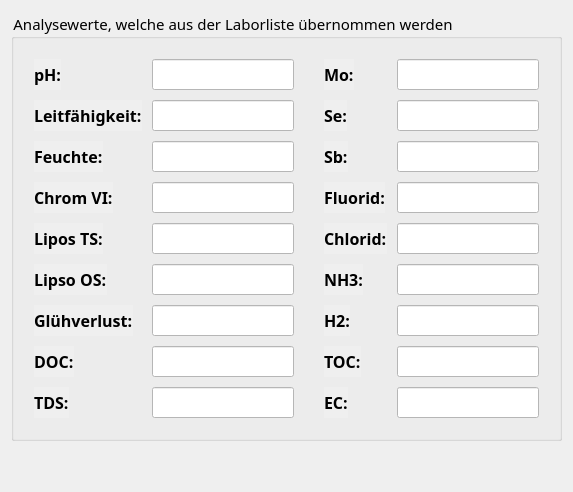
          <widget class="QWidget" name="analysis">
           <layout class="QVBoxLayout" name="verticalLayout_10">
            <item>
             <widget class="QGroupBox" name="horizontalGroupBox_6">
              <property name="font">
               <font>
                <family>Californian FB</family>
                <pointsize>11</pointsize>
               </font>
              </property>
              <property name="styleSheet">
               <string notr="true">background-color: rgb(239, 239, 239);</string>
              </property>
              <property name="title">
               <string>Analysewerte, welche aus der Laborliste übernommen werden</string>
              </property>
              <layout class="QHBoxLayout" name="horizontalLayout_11">
               <property name="spacing">
                <number>10</number>
               </property>
               <property name="leftMargin">
                <number>10</number>
               </property>
               <property name="topMargin">
                <number>10</number>
               </property>
               <property name="rightMargin">
                <number>10</number>
               </property>
               <property name="bottomMargin">
                <number>10</number>
               </property>
               <item>
                <layout class="QFormLayout" name="formLayout_4">
                 <property name="horizontalSpacing">
                  <number>10</number>
                 </property>
                 <property name="verticalSpacing">
                  <number>10</number>
                 </property>
                 <property name="leftMargin">
                  <number>10</number>
                 </property>
                 <property name="topMargin">
                  <number>10</number>
                 </property>
                 <property name="rightMargin">
                  <number>10</number>
                 </property>
                 <property name="bottomMargin">
                  <number>10</number>
                 </property>
                 <item row="0" column="0">
                  <widget class="QLabel" name="label_26">
                   <property name="font">
                    <font>
                     <family>Californian FB</family>
                     <pointsize>12</pointsize>
                     <weight>75</weight>
                     <bold>true</bold>
                    </font>
                   </property>
                   <property name="text">
                    <string>pH:</string>
                   </property>
                  </widget>
                 </item>
                 <item row="1" column="0">
                  <widget class="QLabel" name="label_27">
                   <property name="font">
                    <font>
                     <family>Californian FB</family>
                     <pointsize>12</pointsize>
                     <weight>75</weight>
                     <bold>true</bold>
                    </font>
                   </property>
                   <property name="text">
                    <string>Leitfähigkeit:</string>
                   </property>
                  </widget>
                 </item>
                 <item row="2" column="0">
                  <widget class="QLabel" name="label_28">
                   <property name="font">
                    <font>
                     <family>Californian FB</family>
                     <pointsize>12</pointsize>
                     <weight>75</weight>
                     <bold>true</bold>
                    </font>
                   </property>
                   <property name="text">
                    <string>Feuchte:</string>
                   </property>
                  </widget>
                 </item>
                 <item row="3" column="0">
                  <widget class="QLabel" name="label_29">
                   <property name="font">
                    <font>
                     <family>Californian FB</family>
                     <pointsize>12</pointsize>
                     <weight>75</weight>
                     <bold>true</bold>
                    </font>
                   </property>
                   <property name="text">
                    <string>Chrom VI:</string>
                   </property>
                  </widget>
                 </item>
                 <item row="4" column="0">
                  <widget class="QLabel" name="label_30">
                   <property name="font">
                    <font>
                     <family>Californian FB</family>
                     <pointsize>12</pointsize>
                     <weight>75</weight>
                     <bold>true</bold>
                    </font>
                   </property>
                   <property name="text">
                    <string>Lipos TS:</string>
                   </property>
                  </widget>
                 </item>
                 <item row="5" column="0">
                  <widget class="QLabel" name="label_31">
                   <property name="font">
                    <font>
                     <family>Californian FB</family>
                     <pointsize>12</pointsize>
                     <weight>75</weight>
                     <bold>true</bold>
                    </font>
                   </property>
                   <property name="text">
                    <string>Lipso OS:</string>
                   </property>
                  </widget>
                 </item>
                 <item row="6" column="0">
                  <widget class="QLabel" name="label_32">
                   <property name="font">
                    <font>
                     <family>Californian FB</family>
                     <pointsize>12</pointsize>
                     <weight>75</weight>
                     <bold>true</bold>
                    </font>
                   </property>
                   <property name="text">
                    <string>Glühverlust:</string>
                   </property>
                  </widget>
                 </item>
                 <item row="7" column="0">
                  <widget class="QLabel" name="label_33">
                   <property name="font">
                    <font>
                     <family>Californian FB</family>
                     <pointsize>12</pointsize>
                     <weight>75</weight>
                     <bold>true</bold>
                    </font>
                   </property>
                   <property name="text">
                    <string>DOC:</string>
                   </property>
                  </widget>
                 </item>
                 <item row="8" column="0">
                  <widget class="QLabel" name="label_34">
                   <property name="font">
                    <font>
                     <family>Californian FB</family>
                     <pointsize>12</pointsize>
                     <weight>75</weight>
                     <bold>true</bold>
                    </font>
                   </property>
                   <property name="text">
                    <string>TDS:</string>
                   </property>
                  </widget>
                 </item>
                 <item row="0" column="1">
                  <widget class="QLineEdit" name="lineEdit_14">
                   <property name="font">
                    <font>
                     <family>Californian FB</family>
                     <pointsize>12</pointsize>
                    </font>
                   </property>
                   <property name="styleSheet">
                    <string notr="true">background-color: rgb(255, 255, 255);</string>
                   </property>
                  </widget>
                 </item>
                 <item row="1" column="1">
                  <widget class="QLineEdit" name="lineEdit_15">
                   <property name="font">
                    <font>
                     <family>Californian FB</family>
                     <pointsize>12</pointsize>
                    </font>
                   </property>
                   <property name="styleSheet">
                    <string notr="true">background-color: rgb(255, 255, 255);</string>
                   </property>
                  </widget>
                 </item>
                 <item row="2" column="1">
                  <widget class="QLineEdit" name="lineEdit_16">
                   <property name="font">
                    <font>
                     <family>Californian FB</family>
                     <pointsize>12</pointsize>
                    </font>
                   </property>
                   <property name="styleSheet">
                    <string notr="true">background-color: rgb(255, 255, 255);</string>
                   </property>
                  </widget>
                 </item>
                 <item row="3" column="1">
                  <widget class="QLineEdit" name="lineEdit_17">
                   <property name="font">
                    <font>
                     <family>Californian FB</family>
                     <pointsize>12</pointsize>
                    </font>
                   </property>
                   <property name="styleSheet">
                    <string notr="true">background-color: rgb(255, 255, 255);</string>
                   </property>
                  </widget>
                 </item>
                 <item row="4" column="1">
                  <widget class="QLineEdit" name="lineEdit_18">
                   <property name="font">
                    <font>
                     <family>Californian FB</family>
                     <pointsize>12</pointsize>
                    </font>
                   </property>
                   <property name="styleSheet">
                    <string notr="true">background-color: rgb(255, 255, 255);</string>
                   </property>
                  </widget>
                 </item>
                 <item row="5" column="1">
                  <widget class="QLineEdit" name="lineEdit_19">
                   <property name="font">
                    <font>
                     <family>Californian FB</family>
                     <pointsize>12</pointsize>
                    </font>
                   </property>
                   <property name="styleSheet">
                    <string notr="true">background-color: rgb(255, 255, 255);</string>
                   </property>
                  </widget>
                 </item>
                 <item row="6" column="1">
                  <widget class="QLineEdit" name="lineEdit_20">
                   <property name="font">
                    <font>
                     <family>Californian FB</family>
                     <pointsize>12</pointsize>
                    </font>
                   </property>
                   <property name="styleSheet">
                    <string notr="true">background-color: rgb(255, 255, 255);</string>
                   </property>
                  </widget>
                 </item>
                 <item row="7" column="1">
                  <widget class="QLineEdit" name="lineEdit_21">
                   <property name="font">
                    <font>
                     <family>Californian FB</family>
                     <pointsize>12</pointsize>
                    </font>
                   </property>
                   <property name="styleSheet">
                    <string notr="true">background-color: rgb(255, 255, 255);</string>
                   </property>
                  </widget>
                 </item>
                 <item row="8" column="1">
                  <widget class="QLineEdit" name="lineEdit_22">
                   <property name="font">
                    <font>
                     <family>Californian FB</family>
                     <pointsize>12</pointsize>
                    </font>
                   </property>
                   <property name="styleSheet">
                    <string notr="true">background-color: rgb(255, 255, 255);</string>
                   </property>
                  </widget>
                 </item>
                </layout>
               </item>
               <item>
                <layout class="QFormLayout" name="formLayout_5">
                 <property name="horizontalSpacing">
                  <number>10</number>
                 </property>
                 <property name="verticalSpacing">
                  <number>10</number>
                 </property>
                 <property name="leftMargin">
                  <number>10</number>
                 </property>
                 <property name="topMargin">
                  <number>10</number>
                 </property>
                 <property name="rightMargin">
                  <number>10</number>
                 </property>
                 <property name="bottomMargin">
                  <number>10</number>
                 </property>
                 <item row="0" column="0">
                  <widget class="QLabel" name="label_35">
                   <property name="font">
                    <font>
                     <family>Californian FB</family>
                     <pointsize>12</pointsize>
                     <weight>75</weight>
                     <bold>true</bold>
                    </font>
                   </property>
                   <property name="text">
                    <string>Mo:</string>
                   </property>
                  </widget>
                 </item>
                 <item row="1" column="0">
                  <widget class="QLabel" name="label_36">
                   <property name="font">
                    <font>
                     <family>Californian FB</family>
                     <pointsize>12</pointsize>
                     <weight>75</weight>
                     <bold>true</bold>
                    </font>
                   </property>
                   <property name="text">
                    <string>Se:</string>
                   </property>
                  </widget>
                 </item>
                 <item row="2" column="0">
                  <widget class="QLabel" name="label_37">
                   <property name="font">
                    <font>
                     <family>Californian FB</family>
                     <pointsize>12</pointsize>
                     <weight>75</weight>
                     <bold>true</bold>
                    </font>
                   </property>
                   <property name="text">
                    <string>Sb:</string>
                   </property>
                  </widget>
                 </item>
                 <item row="3" column="0">
                  <widget class="QLabel" name="label_38">
                   <property name="font">
                    <font>
                     <family>Californian FB</family>
                     <pointsize>12</pointsize>
                     <weight>75</weight>
                     <bold>true</bold>
                    </font>
                   </property>
                   <property name="text">
                    <string>Fluorid:</string>
                   </property>
                  </widget>
                 </item>
                 <item row="4" column="0">
                  <widget class="QLabel" name="label_39">
                   <property name="font">
                    <font>
                     <family>Californian FB</family>
                     <pointsize>12</pointsize>
                     <weight>75</weight>
                     <bold>true</bold>
                    </font>
                   </property>
                   <property name="text">
                    <string>Chlorid:</string>
                   </property>
                  </widget>
                 </item>
                 <item row="5" column="0">
                  <widget class="QLabel" name="label_40">
                   <property name="font">
                    <font>
                     <family>Californian FB</family>
                     <pointsize>12</pointsize>
                     <weight>75</weight>
                     <bold>true</bold>
                    </font>
                   </property>
                   <property name="text">
                    <string>NH3:</string>
                   </property>
                  </widget>
                 </item>
                 <item row="6" column="0">
                  <widget class="QLabel" name="label_41">
                   <property name="font">
                    <font>
                     <family>Californian FB</family>
                     <pointsize>12</pointsize>
                     <weight>75</weight>
                     <bold>true</bold>
                    </font>
                   </property>
                   <property name="text">
                    <string>H2:</string>
                   </property>
                  </widget>
                 </item>
                 <item row="7" column="0">
                  <widget class="QLabel" name="label_42">
                   <property name="font">
                    <font>
                     <family>Californian FB</family>
                     <pointsize>12</pointsize>
                     <weight>75</weight>
                     <bold>true</bold>
                    </font>
                   </property>
                   <property name="text">
                    <string>TOC:</string>
                   </property>
                  </widget>
                 </item>
                 <item row="8" column="0">
                  <widget class="QLabel" name="label_43">
                   <property name="font">
                    <font>
                     <family>Californian FB</family>
                     <pointsize>12</pointsize>
                     <weight>75</weight>
                     <bold>true</bold>
                    </font>
                   </property>
                   <property name="text">
                    <string>EC:</string>
                   </property>
                  </widget>
                 </item>
                 <item row="0" column="1">
                  <widget class="QLineEdit" name="lineEdit_23">
                   <property name="font">
                    <font>
                     <family>Californian FB</family>
                     <pointsize>12</pointsize>
                    </font>
                   </property>
                   <property name="styleSheet">
                    <string notr="true">background-color: rgb(255, 255, 255);</string>
                   </property>
                  </widget>
                 </item>
                 <item row="1" column="1">
                  <widget class="QLineEdit" name="lineEdit_24">
                   <property name="font">
                    <font>
                     <family>Californian FB</family>
                     <pointsize>12</pointsize>
                    </font>
                   </property>
                   <property name="styleSheet">
                    <string notr="true">background-color: rgb(255, 255, 255);</string>
                   </property>
                  </widget>
                 </item>
                 <item row="2" column="1">
                  <widget class="QLineEdit" name="lineEdit_25">
                   <property name="font">
                    <font>
                     <family>Californian FB</family>
                     <pointsize>12</pointsize>
                    </font>
                   </property>
                   <property name="styleSheet">
                    <string notr="true">background-color: rgb(255, 255, 255);</string>
                   </property>
                  </widget>
                 </item>
                 <item row="3" column="1">
                  <widget class="QLineEdit" name="lineEdit_26">
                   <property name="font">
                    <font>
                     <family>Californian FB</family>
                     <pointsize>12</pointsize>
                    </font>
                   </property>
                   <property name="styleSheet">
                    <string notr="true">background-color: rgb(255, 255, 255);</string>
                   </property>
                  </widget>
                 </item>
                 <item row="4" column="1">
                  <widget class="QLineEdit" name="lineEdit_27">
                   <property name="font">
                    <font>
                     <family>Californian FB</family>
                     <pointsize>12</pointsize>
                    </font>
                   </property>
                   <property name="styleSheet">
                    <string notr="true">background-color: rgb(255, 255, 255);</string>
                   </property>
                  </widget>
                 </item>
                 <item row="5" column="1">
                  <widget class="QLineEdit" name="lineEdit_28">
                   <property name="font">
                    <font>
                     <family>Californian FB</family>
                     <pointsize>12</pointsize>
                    </font>
                   </property>
                   <property name="styleSheet">
                    <string notr="true">background-color: rgb(255, 255, 255);</string>
                   </property>
                  </widget>
                 </item>
                 <item row="6" column="1">
                  <widget class="QLineEdit" name="lineEdit_29">
                   <property name="font">
                    <font>
                     <family>Californian FB</family>
                     <pointsize>12</pointsize>
                    </font>
                   </property>
                   <property name="styleSheet">
                    <string notr="true">background-color: rgb(255, 255, 255);</string>
                   </property>
                  </widget>
                 </item>
                 <item row="7" column="1">
                  <widget class="QLineEdit" name="lineEdit_30">
                   <property name="font">
                    <font>
                     <family>Californian FB</family>
                     <pointsize>12</pointsize>
                    </font>
                   </property>
                   <property name="styleSheet">
                    <string notr="true">background-color: rgb(255, 255, 255);</string>
                   </property>
                  </widget>
                 </item>
                 <item row="8" column="1">
                  <widget class="QLineEdit" name="lineEdit_31">
                   <property name="font">
                    <font>
                     <family>Californian FB</family>
                     <pointsize>12</pointsize>
                    </font>
                   </property>
                   <property name="styleSheet">
                    <string notr="true">background-color: rgb(255, 255, 255);</string>
                   </property>
                  </widget>
                 </item>
                </layout>
               </item>
              </layout>
             </widget>
            </item>
            <item>
             <spacer name="verticalSpacer_5">
              <property name="orientation">
               <enum>Qt::Vertical</enum>
              </property>
              <property name="sizeHint" stdset="0">
               <size>
                <width>20</width>
                <height>40</height>
               </size>
              </property>
             </spacer>
            </item>
           </layout>
          </widget>
